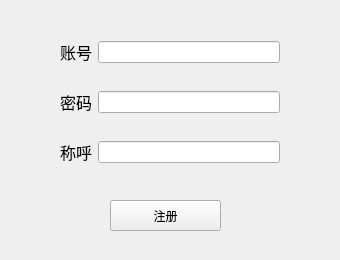
<?xml version="1.0" encoding="UTF-8"?>
<ui version="4.0">
 <class>Register</class>
 <widget class="QWidget" name="Register">
  <property name="geometry">
   <rect>
    <x>0</x>
    <y>0</y>
    <width>340</width>
    <height>260</height>
   </rect>
  </property>
  <property name="minimumSize">
   <size>
    <width>340</width>
    <height>260</height>
   </size>
  </property>
  <property name="maximumSize">
   <size>
    <width>340</width>
    <height>260</height>
   </size>
  </property>
  <property name="windowTitle">
   <string>Form</string>
  </property>
  <widget class="QPushButton" name="pushButton">
   <property name="geometry">
    <rect>
     <x>110</x>
     <y>200</y>
     <width>111</width>
     <height>31</height>
    </rect>
   </property>
   <property name="text">
    <string>注册</string>
   </property>
  </widget>
  <widget class="QWidget" name="">
   <property name="geometry">
    <rect>
     <x>60</x>
     <y>40</y>
     <width>220</width>
     <height>25</height>
    </rect>
   </property>
   <layout class="QHBoxLayout" name="horizontalLayout">
    <item>
     <widget class="QLabel" name="label">
      <property name="text">
       <string>&lt;html&gt;&lt;head/&gt;&lt;body&gt;&lt;p&gt;&lt;span style=&quot; font-size:12pt;&quot;&gt;账号&lt;/span&gt;&lt;/p&gt;&lt;/body&gt;&lt;/html&gt;</string>
      </property>
     </widget>
    </item>
    <item>
     <widget class="QLineEdit" name="lineEdit_account">
      <property name="placeholderText">
       <string/>
      </property>
     </widget>
    </item>
   </layout>
  </widget>
  <widget class="QWidget" name="">
   <property name="geometry">
    <rect>
     <x>60</x>
     <y>90</y>
     <width>220</width>
     <height>25</height>
    </rect>
   </property>
   <layout class="QHBoxLayout" name="horizontalLayout_2">
    <item>
     <widget class="QLabel" name="label_2">
      <property name="text">
       <string>&lt;html&gt;&lt;head/&gt;&lt;body&gt;&lt;p&gt;&lt;span style=&quot; font-size:12pt;&quot;&gt;密码&lt;/span&gt;&lt;/p&gt;&lt;/body&gt;&lt;/html&gt;</string>
      </property>
     </widget>
    </item>
    <item>
     <widget class="QLineEdit" name="lineEdit_password">
      <property name="text">
       <string/>
      </property>
     </widget>
    </item>
   </layout>
  </widget>
  <widget class="QWidget" name="">
   <property name="geometry">
    <rect>
     <x>60</x>
     <y>140</y>
     <width>220</width>
     <height>25</height>
    </rect>
   </property>
   <layout class="QHBoxLayout" name="horizontalLayout_3">
    <item>
     <widget class="QLabel" name="label_3">
      <property name="text">
       <string>&lt;html&gt;&lt;head/&gt;&lt;body&gt;&lt;p&gt;&lt;span style=&quot; font-size:12pt;&quot;&gt;称呼&lt;/span&gt;&lt;/p&gt;&lt;/body&gt;&lt;/html&gt;</string>
      </property>
     </widget>
    </item>
    <item>
     <widget class="QLineEdit" name="lineEdit_name">
      <property name="text">
       <string/>
      </property>
     </widget>
    </item>
   </layout>
  </widget>
 </widget>
 <resources/>
 <connections/>
</ui>
